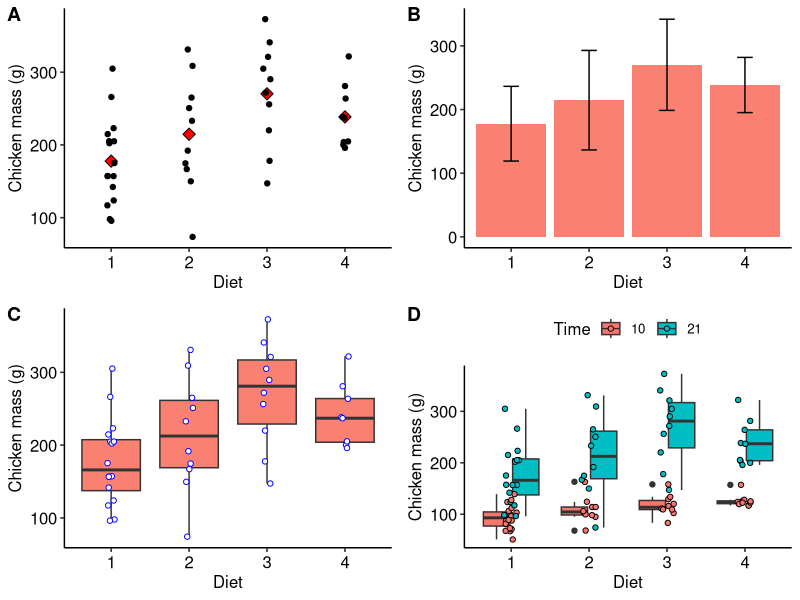

Here is the R script that generated this plot:
## ---- chunk 1
knitr::opts_chunk$set(
  comment = "R>", 
  warning = FALSE, 
  message = FALSE,
  out.width = '70%'
)
## ---- chunk 2
# first load the tidyverse packages that has the pipe operator, %>%
library(tidyverse)
chicks <- as_tibble(ChickWeight)

# how many weights are available across all Diets and Times?
chicks %>% 
  summarise(length = n())

# the same as
length(chicks$weight)
## ---- chunk 3
# combine a series of numbers into a vector;
# hint: use this function in the exercises that we will require from you
# later on...
dat1 <- c(23, 45, 23, 66, 13)
mean(dat1)
## ---- chunk 4
chicks %>% 
  summarise(mean_wt = mean(weight))
## ---- chunk 5
# the '$' operator is used to denote a variable inside of the tibble
mean(chicks$weight)
## ---- chunk 6
# the value printed in the HTML/PDF versions is incorrect;
# check in the console for correct output
chicks %>% 
  summarise(mean_wt = round(mean(weight), 1))
## ---- chunk 7
chicks %>% 
  summarise(mean_wt = sum(weight) / n())
## ---- chunk 8
chicks %>% 
  summarise(med_wt = median(weight))
## ---- chunk 9
library(e1071)
skewness(faithful$eruptions)
## ---- chunk 10
# library(e1071)
kurtosis(faithful$eruptions)
## ---- chunk 11
chicks %>% 
  summarise(sd_wt = sd(weight))
## ---- chunk 12
quantile(chicks$weight)

chicks %>% 
  summarise(min_wt = min(weight),
            qrt1_wt = quantile(weight, p = 0.25),
            med_wt = median(weight),
            qrt3_wt = median(weight, p = 0.75),
            max_wt = max(weight))
# note median(weight) is the same as quantile(weight, p = 0.5) 
# in the summarise() implementation, above
## ---- chunk 13
range(chicks$weight)

chicks %>% 
  summarise(lower_wt = range(weight)[1],
            upper_wt = range(weight)[2])
## ---- chunk 14
range(chicks$weight)[2] - range(chicks$weight)[1]

chicks %>% 
  summarise(range_wt = range(weight)[2] - range(weight)[1])
## ---- chunk 15
dat1 <- c(NA, 12, 76, 34, 23)

# Without telling R to ommit missing data
mean(dat1)

# Ommitting the missing data
mean(dat1, na.rm = TRUE)
## ---- chunk 16
grp_stat <- chicks %>%
  filter(Time == 21) %>% 
  group_by(Diet, Time) %>% 
  summarise(mean_wt = round(mean(weight, na.rm = TRUE), 2),
            med_wt = median(weight, na.rm = TRUE),
            sd_wt = round(sd(weight, na.rm = TRUE), 2),
            sum_wt = sum(weight),
            min_wt = min(weight),
            qrt1_wt = quantile(weight, p = 0.25),
            med_wt = median(weight),
            qrt3_wt = median(weight, p = 0.75),
            max_wt = max(weight),
            n_wt = n())
grp_stat
## ---- chunk 17
library(ggpubr) # needed for arranging multi-panel plots
plt1 <- chicks %>%
  filter(Time == 21) %>% 
  ggplot(aes(x = Diet, y = weight)) +
  geom_point(data = grp_stat, aes(x = Diet, y = mean_wt), 
             col = "black", fill = "red", shape = 23, size = 3) +
  geom_jitter(width = 0.05) + # geom_point() if jitter not required
  labs(y = "Chicken mass (g)") + 
  theme_pubr()

plt2 <- ggplot(data = grp_stat, aes(x = Diet, y = mean_wt)) +
  geom_bar(position = position_dodge(), stat = "identity", 
           col = NA, fill = "salmon") +
  geom_errorbar(aes(ymin = mean_wt - sd_wt, ymax = mean_wt + sd_wt),
                width = .2) +
  labs(y = "Chicken mass (g)") + 
  theme_pubr()
# position_dodge() places bars side-by-side
# stat = "identity" prevents the default count from being plotted

# a description of the components of a boxplot is provided in the help file
# geom_boxplot()
plt3 <- chicks %>%
  filter(Time == 21) %>% 
  ggplot(aes(x = Diet, y = weight)) +
  geom_boxplot(fill = "salmon") +
  geom_jitter(width = 0.05, fill = "white", col = "blue", shape = 21) +
  labs(y = "Chicken mass (g)") + 
  theme_pubr()

plt4 <- chicks %>%
  filter(Time %in% c(10, 21)) %>% 
  ggplot(aes(x = Diet, y = weight, fill = as.factor(Time))) +
  geom_boxplot() +
  geom_jitter(shape = 21, width = 0.1) +
  labs(y = "Chicken mass (g)", fill = "Time") +
  theme_pubr()

ggarrange(plt1, plt2, plt3, plt4, ncol = 2, nrow = 2, labels = "AUTO")
